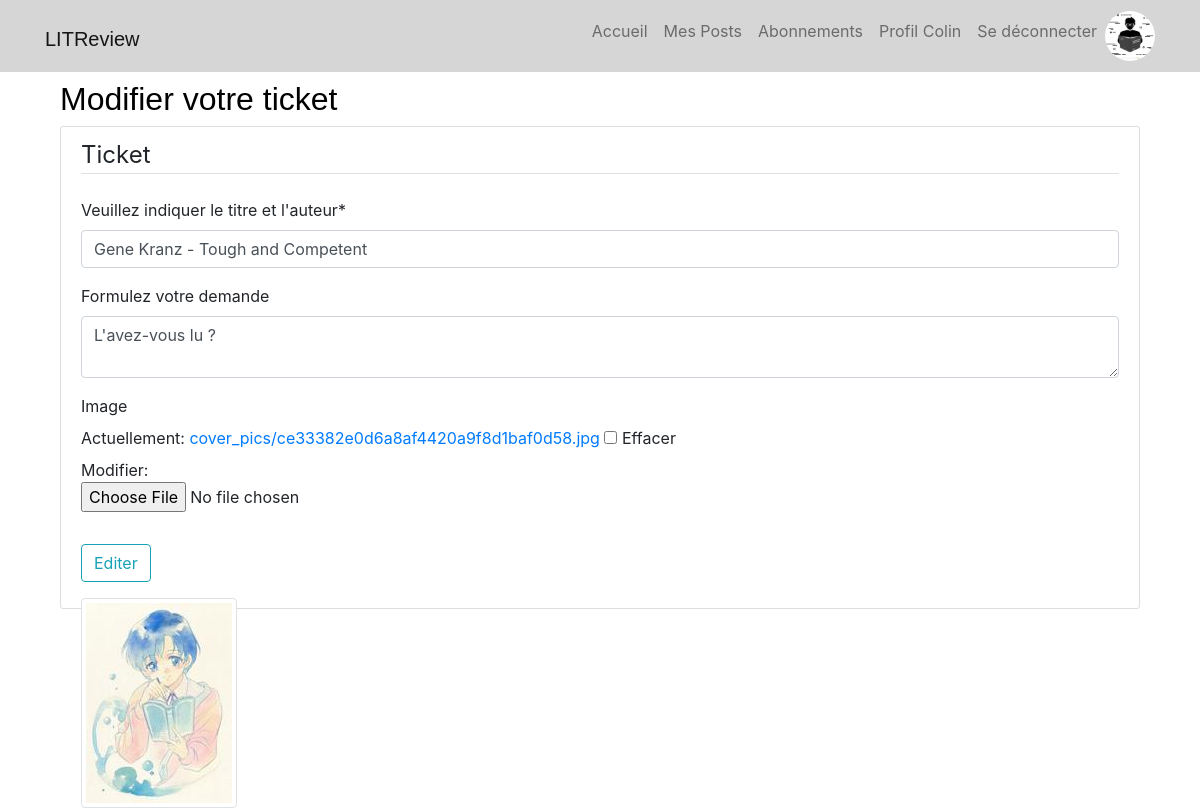
The app's page /reviews/ticket/52/update/ (signed in) with its own data.
### users/models.py (models this page shows, shortened)
class Profile(models.Model):
    user = models.OneToOneField(User, on_delete=models.CASCADE)
    image = models.ImageField(default='default2.jpg', upload_to='profile_pics')

### reviews/models.py (models this page shows, shortened)
class Ticket(models.Model):
    title = models.CharField(max_length=128)
    description = models.TextField(max_length=2048, blank=True, default="L'avez-vous lu ?")
    user = models.ForeignKey(to=settings.AUTH_USER_MODEL, on_delete=models.CASCADE)
    image = models.ImageField(null=True, blank=True, upload_to='cover_pics')
    time_created = models.DateTimeField(auto_now_add=True)

### reviews/views.py (the view, shortened to what this page needs)
# urls.py: path("ticket/<pk>/update/", TicketUpdateView.as_view(), name="ticket-update"),
class TicketUpdateView(LoginRequiredMixin, UserPassesTestMixin, UpdateView):
    model = Ticket
    form_class = TicketForm
    extra_context = {'action': "Modifier votre ticket"}
    def test_func(self):
        post = self.get_object()
        if self.request.user == post.user:
            return True
        return False

### reviews/forms.py
class TicketForm(forms.ModelForm):
    def __init__(self, *args, **kwargs):
        super(TicketForm, self).__init__(*args, **kwargs)
        self.fields['title'].label = "Veuillez indiquer le titre et l'auteur"
        self.fields['description'].label = "Formulez votre demande"  # ne pas afficher ce champ si review+ticket
        self.fields['image'].required = False
    class Meta:
        model = Ticket
        fields = ('title', 'description', 'image')
        widgets = {
            'description': forms.Textarea(attrs={"class": "textarea", 'rows': '2'}),
        }

### reviews/templates/reviews/ticket_form.html (shortened to what this page needs)
{% extends "base.html" %}
{% load crispy_forms_tags %}
{% block content %}
<h2>{{action}}</h2>
<div class="content-section">
    <form method="POST" enctype="multipart/form-data">
        <fieldset class="form-group">
            <legend class="border-bottom mb-4">Ticket</legend>
            {{ form|crispy }}
        </fieldset>
        <div class="form-group">
            <button class="btn btn-outline-info" type="submit">Editer</button>
        </div>
    </form>
    {% if object.image %}
    <div class="media float-left">
        <img class="img-thumbnail" src="{{ object.image.url}}" alt="book cover">
    </div>
    {% endif %}
</div>
{% endblock content %}

### templates/base.html (shortened to what this page needs)
{% load static %}
<!DOCTYPE html>
<html lang="fr">
<head>
    <link rel="stylesheet" type="text/css" href="{% static 'css/resetmeyer.css' %}">
    <link rel="stylesheet" type="text/css" href="{% static 'css/style.css' %}">
    <link rel="stylesheet" href="https://cdn.jsdelivr.net/npm/bootstrap@4.3.1/dist/css/bootstrap.min.css"
>
    <link rel="stylesheet" href="https://cdnjs.cloudflare.com/ajax/libs/font-awesome/4.7.0/css/font-awesome.min.css">
</head>
<body>
    <header class="site-header">
        <nav class="navbar navbar-expand-md navbar-light bg-steel fixed-top">
            <div class="container">
                {% if user.is_authenticated %}
                <h1><a class="navbar-brand mr-4" href="{% url 'reviews-feed' %}">LITReview</a></h1>
                {% else %}
                <h1><a class="navbar-brand mr-4" href="{% url 'reviews-connect' %}">LITReview</a></h1>
                {% endif %}
                <div class="collapse navbar-collapse" id="navbarToggle">
                    <div class="navbar-nav">
                        {% if user.is_authenticated %}
                        <a class="nav-item nav-link" href="{% url 'reviews-feed' %}">Accueil</a>
                        <a class="nav-item nav-link" href="{% url 'reviews-myPosts' %}">Mes Posts</a>
                        <a class="nav-item nav-link" href="{% url 'abonnements' %}">Abonnements</a>
                        <a class="nav-item nav-link" href="{% url 'profile' %}">Profil {{user.username}}</a>
                        <a class="nav-item nav-link" href="{% url 'logout' %}">Se déconnecter</a>
                        <img class="rounded-circle nav-img" src="{{ user.profile.image.url}}" alt="user profile image">
                        {% else %}
                        <a class="nav-item nav-link" href="{% url 'reviews-connect' %}">Accueil</a>
                        <a class="nav-item nav-link" href="{% url 'login' %}">Se connecter</a>
                        <a class="nav-item nav-link" href="{% url 'register' %}">Inscription</a>
                        {% endif %}
                    </div>
                </div>
            </div>
        </nav>
    </header>
    <main role="main" class="container">
        <div>
            <div class="col-auto">
                {% block content %}{% endblock %}
            </div>
        </div>
    </main>
</body>
</html>

### reviews/static/css/style.css (style rules this page uses)
body { color: #333333; margin-top: 5rem; }
h1, h2, h3, h4, h5, h6 { color: #000000; align-items: baseline; font-family: Georgia, 'Trebuchet MS', 'Lucida Sans Unicode', 'Lucida Grande', 'Lucida Sans', Arial, sans-serif ; }
.nav-img { height: 50px; width: 50px; }
.bg-steel { background-color: #d6d6d6; }
.site-header { margin-bottom: 10vh; }
.site-header .navbar-nav .nav-link { color: #000000; }
.content-section { background: #ffffff; padding: 10px 20px; border: 1px solid #dddddd; border-radius: 3px; margin-bottom: 10px; }

### records on screen
Ticket: title "Gene Kranz - Tough and Competent", description "L'avez-vous lu ?", image (picture)

### other values on screen
{{ user.username }} "Colin"
{{ action }} "Modifier votre ticket"
